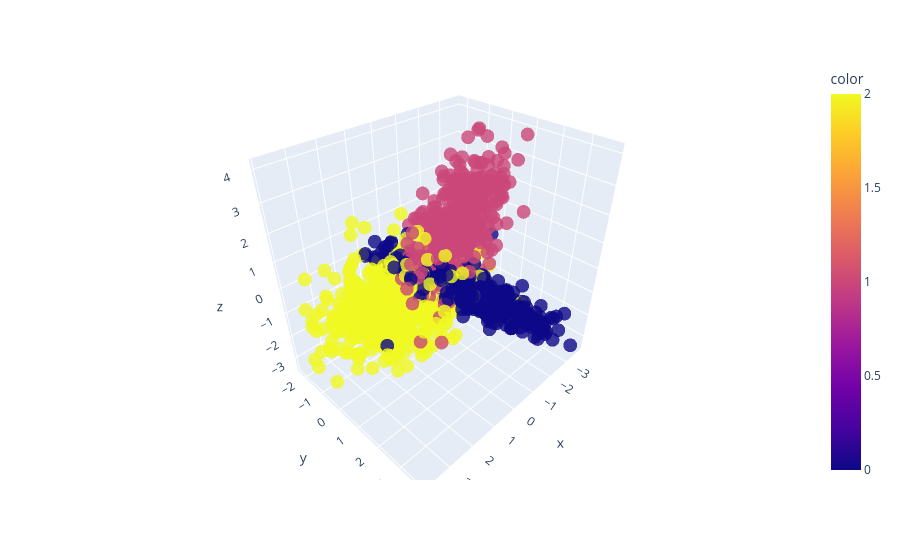

Notebook code for this chart:
### Markdown cell above
# t-SNE (t-Distributed Stochastic Neighbour Embedding)

We will use Scikit-Learn’s make_classification function to generate synthetic data with 6 features, 1500 samples, and 3 classes.

After that, we will 3D plot the first three features of the data using the Plotly Express scatter_3d function.

### Code cell
import plotly.express as px
from sklearn.datasets import make_classification

X, y = make_classification(
    n_features=6,
    n_classes=3,
    n_samples=1500,
    n_informative=2,
    random_state=5,
    n_clusters_per_class=1,
)


fig = px.scatter_3d(x=X[:, 0], y=X[:, 1], z=X[:, 2], color=y, opacity=0.8)
fig.show()

### Figure 1 — Plotly figure (JSON) as saved in the notebook; plotly's stock layout.template omitted (floating-point values rounded to 4 significant figures; data arrays with more than 128 entries replaced by an {"elided": "..."} marker saying what was removed)
{"data": [{"hovertemplate": "x=%{x}<br>y=%{y}<br>z=%{z}<br>color=%{marker.color}<extra></extra>", "legendgroup": "", "marker": {"color": {"elided": "1500 int values"}, "coloraxis": "coloraxis", "opacity": 0.8, "symbol": "circle"}, "mode": "markers", "name": "", "scene": "scene", "showlegend": false, "type": "scatter3d", "x": {"elided": "1500 float values"}, "y": {"elided": "1500 float values"}, "z": {"elided": "1500 float values"}}], "layout": {"coloraxis": {"colorbar": {"title": {"text": "color"}}, "colorscale": [[0, "#0d0887"], [0.1111, "#46039f"], [0.2222, "#7201a8"], [0.3333, "#9c179e"], [0.4444, "#bd3786"], [0.5556, "#d8576b"], [0.6667, "#ed7953"], [0.7778, "#fb9f3a"], [0.8889, "#fdca26"], [1, "#f0f921"]]}, "legend": {"tracegroupgap": 0}, "margin": {"t": 60}, "scene": {"domain": {"x": [0, 1], "y": [0, 1]}, "xaxis": {"title": {"text": "x"}}, "yaxis": {"title": {"text": "y"}}, "zaxis": {"title": {"text": "z"}}}}}
